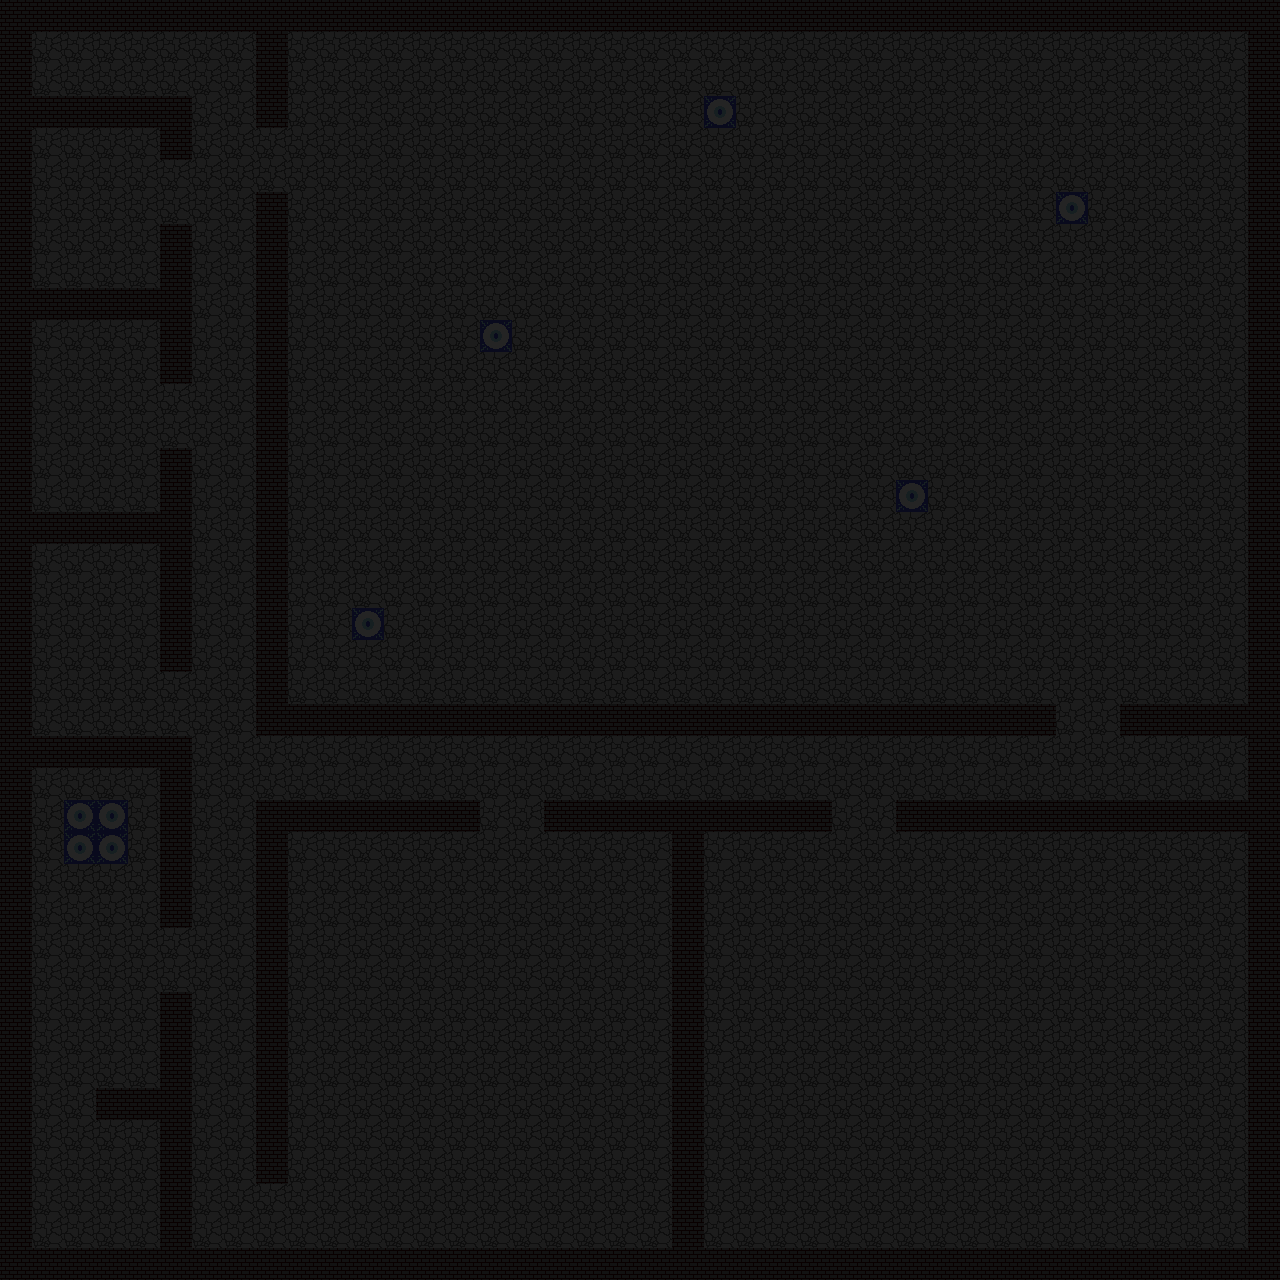

The image is a tile-based game level rendered from a .tmx file. Its description and source (layers, tilesets, objects; grid data summarised) follow:
An orthogonal 40x40 tile map with 32x32 px tiles, 2 tile layers (Ground, Darkness) and 9 objects (4x Enemy, 4x Light Stone, Player).

<map version="1.0" orientation="orthogonal" renderorder="right-down" width="40" height="40" tilewidth="32" tileheight="32" nextobjectid="29">
 <tileset firstgid="1" name="practiceTileset" tilewidth="32" tileheight="32">
  <image source="../assets/practiceTileset.png" trans="ff0080" width="128" height="64" />
  <tile id="0">
   <properties>
    <property name="name" value="darkness" />
   </properties>
  </tile>
  <tile id="2">
   <properties>
    <property name="name" value="transparent" />
   </properties>
  </tile>
  <tile id="3">
   <properties>
    <property name="event" value="yes" />
    <property name="light" value="source" />
    <property name="light_distance" value="3" />
    <property name="name" value="detail" />
    <property name="solid" value="yes" />
   </properties>
  </tile>
  <tile id="4">
   <properties>
    <property name="name" value="floor" />
   </properties>
  </tile>
  <tile id="5">
   <properties>
    <property name="light" value="sink" />
    <property name="name" value="wall" />
    <property name="solid" value="yes" />
   </properties>
  </tile>
  <tile id="6">
   <properties>
    <property name="solid" value="yes" />
   </properties>
  </tile>
  <tile id="7">
   <properties>
    <property name="solid" value="yes" />
   </properties>
  </tile>
 </tileset>
 <layer name="Ground" width="40" height="40">
  <data>[1600 cells, 1600 non-empty, 3 distinct tile ids]</data>
 </layer>
 <objectgroup name="Objects">
  <object id="20" name="Player" x="64" y="64" />
  <object id="21" name="Enemy" x="608" y="1184" width="32" height="32" />
  <object id="22" name="Light Stone" x="64" y="1184" width="32" height="32" />
  <object id="23" name="Enemy" x="64" y="608" width="32" height="32" />
  <object id="24" name="Enemy" x="864" y="640" width="32" height="32" />
  <object id="25" name="Enemy" x="1184" y="1184" width="32" height="32" />
  <object id="26" name="Light Stone" x="1184" y="640" width="32" height="32" />
  <object id="27" name="Light Stone" x="352" y="896" width="32" height="32" />
  <object id="28" name="Light Stone" x="896" y="960" width="32" height="32" />
 </objectgroup>
 <layer name="Darkness" width="40" height="40" opacity="0.86">
  <data>[1600 cells, 1600 non-empty, 1 distinct tile ids]</data>
 </layer>
</map>
